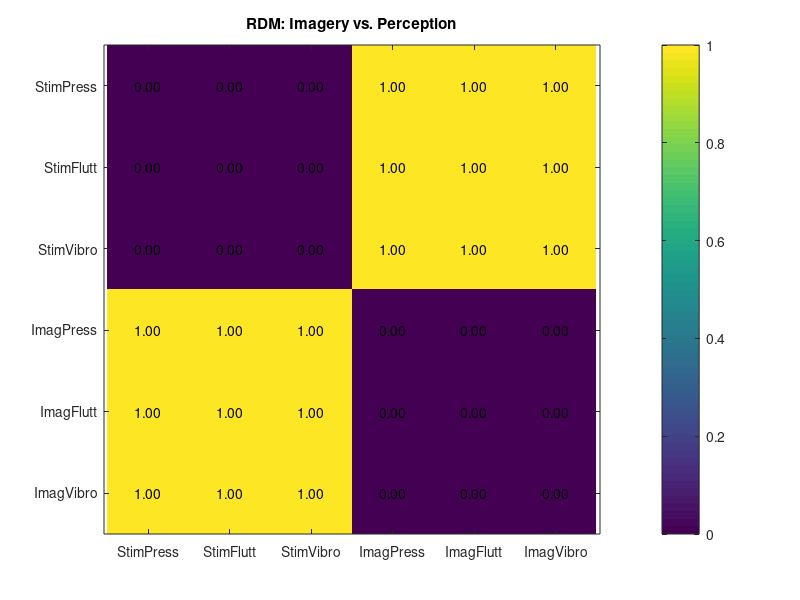
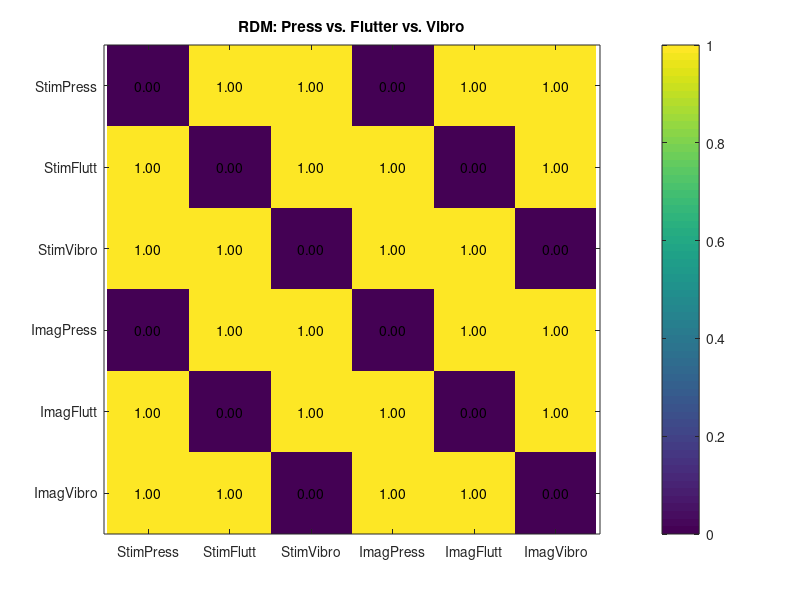
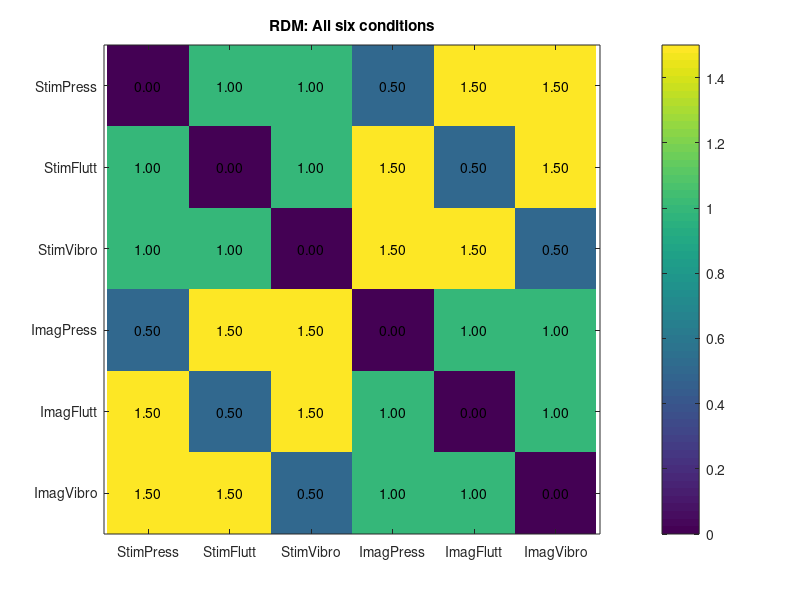

Write MATLAB code to recreate these figures, in order. (Note: this script raises an error after producing the figures.)
%% SoSe23: Probabilistic and Statistical Modelling II
% Decoding Project, Group 1
% Student Name: Lok Yan Lam
% Last Update on: 21.08.2023
%% RSA based on cross-validated Euclidean distance

% Prerequisites for running this scripts:
% 
% % beta values from an SPM.mat file: check if beta_000?.nii files and
% % SPM.mat file exist and set up path for the folder that contains all 
% % experimental data at datadir
% % 
% % open a subfolder named 'results' in datadir
% %
% % SPM12: set up path at spmdir
% %
% % The Decoding Toolbox: set up path at tdtdir

% This script runs a model-based RSA in each ROI by correlating
% stimuli-based RDMs with a 6x6 neural RDM, constrcuted by leave-one-run-out
% sixfold cross-validated Euclidean distances between six different
% content-specific stimuli. Decoding accuracies are subsequently tested
% against chance level with one-sample t-tests.

%% Housekeeping

clear all;
clc;
%% Set paths

datadir = '/Volumes/Transcend/shared_data';
spmdir = '/Volumes/Transcend/MCNB - spm/spm12';
tdtdir = '/Volumes/Transcend/MCNB - spm/tdt_3.999F/decoding_toolbox';

addpath(datadir, genpath(spmdir), genpath(tdtdir));

%% Create and plot stimuli-based RDMs

% prepare stimuli names for plotting

row_labels = {'StimPress', 'StimFlutt', 'StimVibro', 'ImagPress', 'ImagFlutt', 'ImagVibro'};

% 1. Imagery vs. Perception RDM

diff_cat = ones(3,3); % high distances between different categories
same_cat = zeros(3,3); % low distances between same categories

% concatenate the matrices to create a 6x6 RDM
rdm_upper = cat(2,same_cat,diff_cat);
rdm_lower = cat(2,diff_cat,same_cat);
rdm_imag_per = cat(1,rdm_upper,rdm_lower); 

% Plot
rdm_imag_per_jpg = figure;
imagesc(rdm_imag_per);
title('RDM: Imagery vs. Perception');
yticklabels(row_labels);
xticklabels(row_labels);
colorbar;

% Print distance values on each cell in the RDM
for i = 1:size(rdm_imag_per, 1)
    for j = 1:size(rdm_imag_per, 2)
        text(j, i, num2str(rdm_imag_per(i, j), '%.2f'), ...
            'HorizontalAlignment', 'center', 'VerticalAlignment', 'middle');
    end
end

axis equal tight;

% save RDM
saveas(rdm_imag_per_jpg,fullfile(datadir, 'results', 'rdm_imag_per.jpg'));



% 2. Press vs. Flutter vs. Vibro RDM

V1 = ones(1,6); % vector of 6 ones 
M1 = diag(V1) + diag(V1(1:3), 3) + diag(V1(1:3),-3); % create a 6x6 matrix with a diagonal of ones and off-diagonal elements
% that are also ones, but shifted by three positions both to the right and left.
rdm = ~M1; % flip the ones and zeros in the matrix
rdm_contspec = double(rdm); % create RDM by converting booleans to numerical values

% Plot
rdm_contspec_jpg = figure;
imagesc(rdm_contspec);
title('RDM: Press vs. Flutter vs. Vibro');
yticklabels(row_labels);
xticklabels(row_labels);
colorbar;

% Print distance values on each cell in the RDM
for i = 1:size(rdm_contspec, 1)
    for j = 1:size(rdm_contspec, 2)
        text(j, i, num2str(rdm_contspec(i, j), '%.2f'), ...
            'HorizontalAlignment', 'center', 'VerticalAlignment', 'middle');
    end
end

axis equal tight;

% save RDM
saveas(rdm_contspec_jpg,fullfile(datadir, 'results', 'rdm_contspec.jpg'));




% 3. 6-condition RDM

V2 = ones(1,3); % a vector of 3 ones
M2 = diag(V2); % create a 3x3 matrix with a diagonal of ones
rdm = ~M2; % flip the ones and zeros in the matrix
stim_rdm = double(rdm); % create within-category RDM by converting booleans to numerical values

imag_rdm = stim_rdm + 0.5; % introduce distance = 0.5 between the categories imagery and perception

% concatenate the matrices to create a 6x6 RDM
rdm_upper = cat(2,stim_rdm, imag_rdm);
rdm_lower = cat(2,imag_rdm, stim_rdm);
rdm_sixcond = cat(1,rdm_upper, rdm_lower);

% Plot
rdm_sixcond_jpg = figure;
imagesc(rdm_sixcond);
title('RDM: All six conditions');
yticklabels(row_labels);
xticklabels(row_labels);
colorbar;

% Print distance values on each cell in the RDM
for i = 1:size(rdm_sixcond, 1)
    for j = 1:size(rdm_sixcond, 2)
        text(j, i, num2str(rdm_sixcond(i, j), '%.2f'), ...
            'HorizontalAlignment', 'center', 'VerticalAlignment', 'middle');
    end
end

axis equal tight;

% save RDM
saveas(rdm_sixcond_jpg, fullfile(datadir, 'results', 'rdm_sixcond.jpg'));

%% Create neural RDMs based on leave-one-run-out sixfold cross-validated Euclidean distances & perform subject-level analysis

% list all ROIs to be investigated
rois = {
    '2CONJ_left_IPL_uncorr',...
    '3CONJ_SMA_uncorr',...
    'rPSC_2_TR50_right_CUT_Stim_vs_Null',...
    'rPSC_3b_TR50_right_CUT_Stim_vs_Null',...
    'rPSC_1_TR50_right_CUT_Stim_vs_Null'
    };

accuracies = []; % init empty array for storing decoding accuracies

for subj = 1:10

    % Set up configurations for analysis
    cfg = decoding_defaults;
    cfg.analysis = 'ROI'; % for ROI analysis

    % Create output directory for subject if it does not already exist
    subj_name = sprintf('sub-%03d', subj);
    OutfolderName = fullfile(datadir, 'results', subj_name);

    if ~exist(OutfolderName, 'dir')
        mkdir(OutfolderName);
    end

    for r = 1:length(rois)

        % Create output directory for each ROI under each subject if it does not already exist
        RoifolderName = fullfile(datadir, 'results', subj_name, rois{r});

        if ~exist(RoifolderName, 'dir')
            mkdir(RoifolderName);
        end

        % output directory
        cfg.results.dir = RoifolderName;

        % Set the filepath where SPM.mat and all related betas are
        beta_loc = fullfile(datadir, subj_name, '1st_level_good_bad_Imag');

        % Set the filename of brain mask
        cfg.files.mask = [datadir '/rois/' rois{1,r} '.nii'];

        % Set the label names to the regressor names for analysis
        labelnames = {'StimPress', 'StimFlutt', 'StimVibro', 'ImagPress', 'ImagFlutt', 'ImagVibro'};

        % each unique regressor name will receive a unique label (1 to n for n classes)
        labels = [1 2 3 4 5 6];

        % set everything to calculate (dis)similarity estimates
        cfg.decoding.software = 'distance'; % the difference to 'similarity' is that this averages across data with the same label
        cfg.decoding.method = 'classification'; % this is more a placeholder
        cfg.decoding.train.classification.model_parameters = 'cveuclidean'; % cross-validated Euclidean after noise normalization

        % Averages across cross-validation iterations
        cfg.results.output = 'other_average';

        % Extract all beta names and corresponding run numbers from the SPM.mat
        regressor_names = design_from_spm(beta_loc);

        % Extract all information for the cfg.files structure
        cfg = decoding_describe_data(cfg,labelnames,labels,regressor_names,beta_loc);

        % Create a design in which data is used to perform RSA with cross-validation
        cfg.design = make_design_similarity_cv(cfg);

        % Run decoding
        results = decoding(cfg);

        % load cross-validated neural RDM
        neural_rdm_file = load(fullfile(datadir, 'results', subj_name, rois{r}, 'res_other_average.mat'));
        cv_neural_rdm = neural_rdm_file.results.other_average.output{1,1};

        % Subject-level analysis: Compute decoding accuracies for each stimuli-based RDM
        accuracies(1,r,subj) = corr(rdm_imag_per(:), cv_neural_rdm(:), 'Type', 'Spearman');
        accuracies(2,r,subj) = corr(rdm_contspec(:), cv_neural_rdm(:), 'Type', 'Spearman');
        accuracies(3,r,subj) = corr(rdm_sixcond(:), cv_neural_rdm(:), 'Type', 'Spearman');

    end

end

% save decoding accurarcies
save(fullfile(datadir, 'results', 'accuracies.mat'), 'accuracies');


%% Group-level analysis

% load accuracy folder
data = load(fullfile(datadir, 'results', 'accuracies.mat'));
accuracies = data.accuracies;

% Define subject number (for standard error later)
subj_num = 10;

% Init an empty array to store the results for each hypothesis
stats_results = cell(3, length(rois));

% Define the false discovery rate significance level
fdr_threshold = 0.05;

% Init arrays to store the FDR-corrected significance level and
% significance markers for plotting asterisks later
fdr_corr_threshold = [];
significant_markers = zeros(3, length(rois));

% Init array to store p-values for FDR
p_values = zeros(3, length(rois));

% One-sample t-tests for each hypothesis in each ROI

for h = 1:3

    for r = 1:length(rois)
        % Perform t-tests for each hypothesis h for the current ROI (r)
        [~, p, ~, stats] = ttest(accuracies(h, r, :), 0);

        % Store the results in the cell array
        stats_results{h, r} = [stats.tstat, p];

        % Store the p-values for correction
        p_values(h,r) = p;

    end

    % Correct the significance level for multiple comparisons using the false discovery rate
    [is_significant, crit_p] = fdr_bh(p_values(h,:), fdr_threshold, 'pdep');

    % Store the FDR-corrected significance level and significance markers
    fdr_corr_threshold(h) = crit_p;
    significant_markers(h, :) = is_significant;
end

%% Plot results from group-level analysis

% Init the figure
plot = figure;

% Init arrays to store the mean_accuracies and std_errors in the required format for plotting bar chart

mean_accuracies = zeros(length(rois), 3);
std_errors = zeros(length(rois), 3);

% Prepare mean accurucies and standard error for plotting bar chart
for r = 1:length(rois)
    % Extract the accuracies and significant markers for the current ROI
    roi_accuracies = squeeze(accuracies(:, r, :)); % remove r (singleton) dimension
    roi_significant = significant_markers(:, r);
    
    % Calculate the mean and standard error of accuracies and store results
    % in the correponding arrays

    mean_accuracies(r,:) = (mean(roi_accuracies, 2))'; % mean accuracy for each hypothesis
    
    std_errors(r,:) = (std(roi_accuracies, 0, 2) / sqrt(subj_num))';
       
    % Create x-positions for the bars
    x_values = 1:length(rois);

end
    
    % Plot bar chart
    b = bar(mean_accuracies, 'grouped'); 
    b(2).FaceColor = [0.4660 0.6740 0.1880]; % change red bars to green for aesthetic reasons

    hold on;

    % Prepare errorbars

    [ngroups, nbars] = size(mean_accuracies); % get number of groups and bars

    % Get the x coordinates of the bars
    x = nan(nbars, ngroups);
    for i = 1:nbars
        x(i,:) = b(i).XEndPoints;
    end

    % Plot the errorbars

    errorbar(x',mean_accuracies, std_errors,'k','linestyle','none');

    % Plot asterisks for significant results

    for h = 1:3
        for r = 1:length(rois)
            if significant_markers(h,r) % if the current hypothesis for the current ROI is significant
               asterisk_position = x(h,r); % extract the x-coordinate of the bar

               % Plot asterisk 0.05 higher than the upper limit of the
               % errorbar

               y = mean_accuracies(r,h) + std_errors(r,h);
               text(asterisk_position, y + 0.05, '*', 'FontSize', 16, 'HorizontalAlignment', 'center');
            end
        end
    end
    

% Customise the plot (labels, legend, etc.)
ylim([-0.2, 1.1])
xlabel('ROI');
ylabel('Mean Decoding Accuracy (Spearman Correlation)');
legend('Imag vs. Stim', 'Press vs. Flutter vs. Vibro', 'All six conditions');

% Set x-axis labels for ROIs
roi_labels = {'l IPL', 'SMA', 'r BA2', 'r BA 3b', 'r BA 1'}; 
xticks(1:length(rois));
xticklabels(roi_labels);

% Add title
title('Mean Decoding Accuracies for Different ROIs');

% Hold off to stop adding to the current figure
hold off;

% save the plot
saveas(plot, fullfile(datadir, 'results', 'group_level_stats.jpg'));